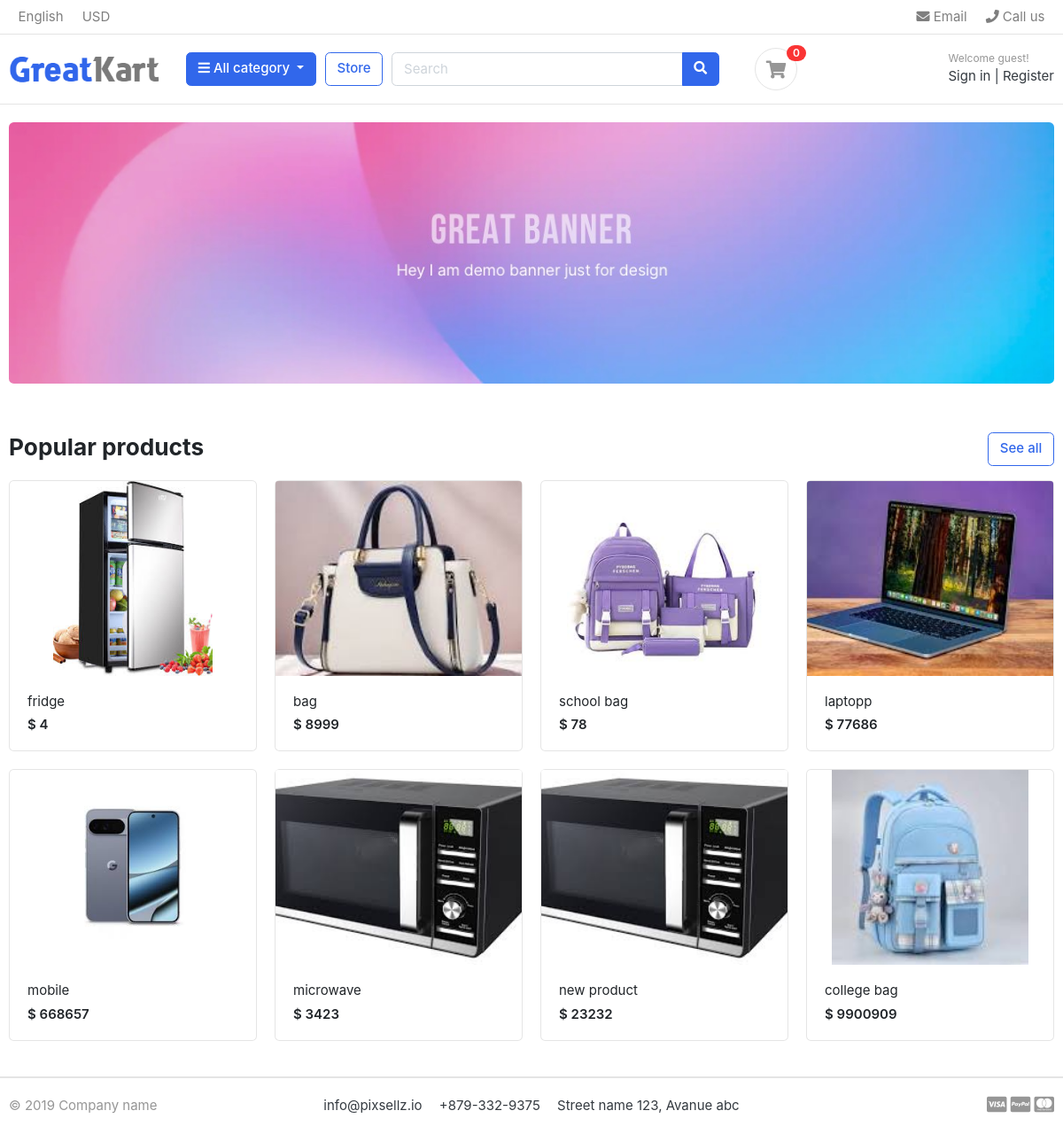
The page / on the database its author committed.
### store/models.py (models this page shows, shortened)
class Product(models.Model):
    product_name=models.CharField(max_length=200,unique=True)
    slug=models.SlugField(max_length=255,unique=True)
    description=models.TextField(max_length=500,blank=True)
    price=models.IntegerField()
    image=models.ImageField(upload_to='products')
    stock=models.IntegerField()
    is_available=models.BooleanField(default=True)
    category=models.ForeignKey(Category,on_delete=models.CASCADE)
    created_date=models.DateTimeField(auto_now_add=True)
    modified_date=models.DateTimeField(auto_now_add=True)
    def get_url(self):
        return reverse('product_detail',args=[self.category.slug,self.slug]) # self.slug means that product slug

### greatkart/views.py (the view)
# urls.py: 2. Add a URL to urlpatterns:  path('', views.home, name='home')
def home(request):
    products=Product.objects.all().filter(is_available=True) # only filter that produt that is the available
    context={
        'products':products
    }
    return render(request,'home.html',context)

### carts/context_processor.py (called while the page is built)
def counter(request):
    cart_count=0
    if 'admin' in request.path:
        return{}
    else:
        try:
            cart=Cart.objects.filter(cart_id=_cart_id(request))
            cart_items=CartItem.objects.all().filter(cart=cart[:1])
            for cart_item in cart_items:
                cart_count+=cart_item.quantity
        except Cart.DoesNotExist:
            cart_count=0
    return dict(cart_count=cart_count)

### carts/views.py (called while the page is built)
def _cart_id(request):  # _private function
    cart = request.session.session_key
    if not cart:
        cart = request.session.create()
    return cart

### category/context_processor.py (called while the page is built)
def menu_links(request):
    links=Category.objects.all()
    return dict(links=links)

### category/models.py (called while the page is built)
    def get_url(self):
        return reverse('products_by_category',args=[self.slug])

### store/templates/home.html
{% extends 'base.html'%}
{% load static %}
{% block content %}
<section class="section-intro padding-y-sm">
<div class="container">
<div class="intro-banner-wrap">
	<img src="{% static 'images/banners/1.jpg'%}" class="img-fluid rounded">
</div>
</div>
</section>
<section class="section-name padding-y-sm">
<div class="container">
<header class="section-heading">
	<a href="{% url 'store' %}" class="btn btn-outline-primary float-right">See all</a>
	<h3 class="section-title">Popular products</h3>
</header>
<div class="row">
	{% for product in products %}
	<div class="col-md-3">
		<div class="card card-product-grid">
			<a href="{{product.get_url}}" class="img-wrap"> <img src="{{ product.image.url }}"> </a>
			<figcaption class="info-wrap">
				<a href="{{product.get_url}}" class="title">{{ product.product_name }}</a>
				<div class="price mt-1">$ {{ product.price }}</div>
			</figcaption>
		</div>
	</div>
	{% endfor %}
</div>
</div>
</section>
</body>
</html>
{% endblock %}

### store/static/css/ui.css (style rules this page uses)
html { font-family: "Inter", sans-serif; font-size: 15px; }
.img-wrap { text-align: center; display: block; }
.img-wrap img { max-width: 100%; }
.padding-y-sm { padding-top: 20px; padding-bottom: 20px; }
.section-heading { margin-bottom: 20px; margin-top: 15px; }
.section-title { color: #212529; }
[class*=card-product] a.title { color: #212529; display: block; }
[class*=card-product] .img-wrap { overflow: hidden; position: relative; }
[class*=card-product] .img-wrap img { height: 100%; max-width: 100%; width: auto; display: inline-block; -o-object-fit: cover; object-fit: cover; }
.card-product-grid { margin-bottom: 20px; }
.card-product-grid .img-wrap { border-radius: 0.2rem 0.2rem 0 0; height: 220px; }
.card-product-grid .info-wrap { overflow: hidden; padding: 18px 20px; }
.card .img-wrap { overflow: hidden; }
.price { font-weight: 600; color: #212529; }

### rows shown on the page
Product: image (picture), product_name "fridge", price "4"
Product: image (picture), product_name "bag", price "8999"
Product: image (picture), product_name "school bag", price "78"
Product: image (picture), product_name "laptopp", price "77686"
Product: image (picture), product_name "mobile", price "668657"
Product: image (picture), product_name "microwave", price "3423"
Product: image (picture), product_name "new product", price "23232"
Product: image (picture), product_name "college bag", price "9900909"

### other values the page prints
{{ cart_count }} "0"
